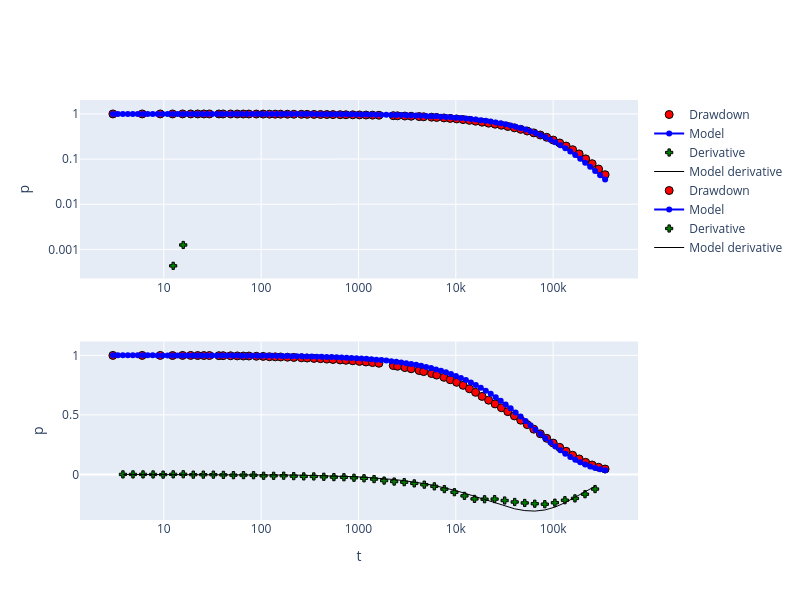

Here is the notebook cell this chart was saved with:
### Markdown cell above
The results compares well with the values found by Cooper et al. (1967) with type-curve matching:

alpha = 0.0125 corresponding to a value of Cd=40

T  = 1.23e-8 m2/s

### Code cell
test.trial()
